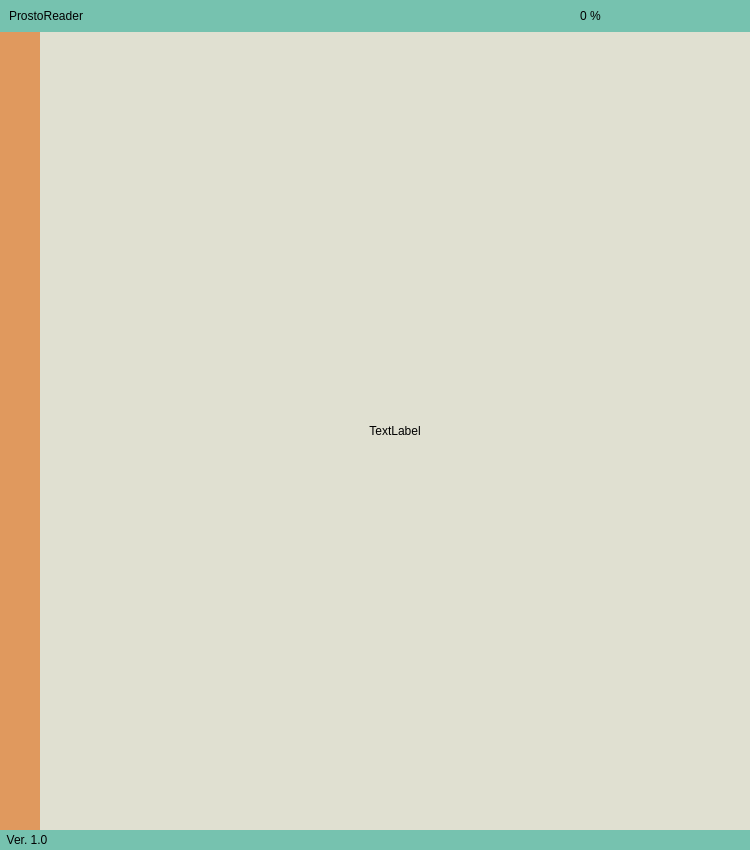
<?xml version="1.0" encoding="UTF-8"?>
<ui version="4.0">
 <class>MainWindow</class>
 <widget class="QMainWindow" name="MainWindow">
  <property name="geometry">
   <rect>
    <x>0</x>
    <y>0</y>
    <width>750</width>
    <height>850</height>
   </rect>
  </property>
  <property name="sizePolicy">
   <sizepolicy hsizetype="Preferred" vsizetype="Preferred">
    <horstretch>0</horstretch>
    <verstretch>0</verstretch>
   </sizepolicy>
  </property>
  <property name="minimumSize">
   <size>
    <width>750</width>
    <height>850</height>
   </size>
  </property>
  <property name="windowTitle">
   <string>ProstoReader</string>
  </property>
  <property name="styleSheet">
   <string notr="true"/>
  </property>
  <property name="toolButtonStyle">
   <enum>Qt::ToolButtonIconOnly</enum>
  </property>
  <property name="tabShape">
   <enum>QTabWidget::Rounded</enum>
  </property>
  <widget class="QWidget" name="mainWidget">
   <property name="styleSheet">
    <string notr="true"/>
   </property>
   <layout class="QVBoxLayout" name="verticalLayout">
    <property name="spacing">
     <number>0</number>
    </property>
    <property name="leftMargin">
     <number>0</number>
    </property>
    <property name="topMargin">
     <number>0</number>
    </property>
    <property name="rightMargin">
     <number>0</number>
    </property>
    <property name="bottomMargin">
     <number>0</number>
    </property>
    <item>
     <widget class="QFrame" name="freMainHeader">
      <property name="sizePolicy">
       <sizepolicy hsizetype="Preferred" vsizetype="Preferred">
        <horstretch>0</horstretch>
        <verstretch>0</verstretch>
       </sizepolicy>
      </property>
      <property name="mouseTracking">
       <bool>true</bool>
      </property>
      <property name="focusPolicy">
       <enum>Qt::NoFocus</enum>
      </property>
      <property name="styleSheet">
       <string notr="true">background-color: rgb(118, 194, 175);</string>
      </property>
      <layout class="QHBoxLayout" name="horizontalLayout">
       <property name="spacing">
        <number>0</number>
       </property>
       <property name="leftMargin">
        <number>0</number>
       </property>
       <property name="topMargin">
        <number>0</number>
       </property>
       <property name="rightMargin">
        <number>0</number>
       </property>
       <property name="bottomMargin">
        <number>0</number>
       </property>
       <item alignment="Qt::AlignLeft|Qt::AlignTop">
        <widget class="QFrame" name="freLHeader">
         <property name="styleSheet">
          <string notr="true"/>
         </property>
         <property name="frameShape">
          <enum>QFrame::NoFrame</enum>
         </property>
         <property name="frameShadow">
          <enum>QFrame::Raised</enum>
         </property>
         <layout class="QHBoxLayout" name="horizontalLayout_2" stretch="0">
          <property name="spacing">
           <number>0</number>
          </property>
          <property name="leftMargin">
           <number>9</number>
          </property>
          <property name="topMargin">
           <number>9</number>
          </property>
          <property name="rightMargin">
           <number>0</number>
          </property>
          <property name="bottomMargin">
           <number>9</number>
          </property>
          <item>
           <widget class="QLabel" name="lblTitle">
            <property name="font">
             <font>
              <weight>50</weight>
              <bold>false</bold>
              <strikeout>false</strikeout>
              <kerning>true</kerning>
             </font>
            </property>
            <property name="text">
             <string>ProstoReader</string>
            </property>
            <property name="alignment">
             <set>Qt::AlignCenter</set>
            </property>
           </widget>
          </item>
         </layout>
        </widget>
       </item>
       <item alignment="Qt::AlignRight|Qt::AlignVCenter">
        <widget class="QFrame" name="freRHeader">
         <property name="styleSheet">
          <string notr="true"/>
         </property>
         <property name="frameShape">
          <enum>QFrame::NoFrame</enum>
         </property>
         <property name="frameShadow">
          <enum>QFrame::Raised</enum>
         </property>
         <layout class="QHBoxLayout" name="horizontalLayout_3">
          <property name="spacing">
           <number>5</number>
          </property>
          <property name="leftMargin">
           <number>0</number>
          </property>
          <property name="topMargin">
           <number>0</number>
          </property>
          <property name="rightMargin">
           <number>10</number>
          </property>
          <property name="bottomMargin">
           <number>0</number>
          </property>
          <item>
           <widget class="QSpinBox" name="spbSizePage">
            <property name="inputMethodHints">
             <set>Qt::ImhDigitsOnly</set>
            </property>
            <property name="frame">
             <bool>false</bool>
            </property>
            <property name="alignment">
             <set>Qt::AlignRight|Qt::AlignTrailing|Qt::AlignVCenter</set>
            </property>
            <property name="buttonSymbols">
             <enum>QAbstractSpinBox::NoButtons</enum>
            </property>
            <property name="suffix">
             <string> %</string>
            </property>
           </widget>
          </item>
          <item>
           <widget class="QPushButton" name="btnMinimaze">
            <property name="text">
             <string/>
            </property>
            <property name="icon">
             <iconset>
              <normaloff>Icons/icons8-свернуть-64 (1).png</normaloff>Icons/icons8-свернуть-64 (1).png</iconset>
            </property>
            <property name="iconSize">
             <size>
              <width>24</width>
              <height>24</height>
             </size>
            </property>
            <property name="flat">
             <bool>true</bool>
            </property>
           </widget>
          </item>
          <item>
           <widget class="QPushButton" name="btnRestore">
            <property name="text">
             <string/>
            </property>
            <property name="icon">
             <iconset>
              <normaloff>Icons/maximize.png</normaloff>Icons/maximize.png</iconset>
            </property>
            <property name="iconSize">
             <size>
              <width>24</width>
              <height>24</height>
             </size>
            </property>
            <property name="flat">
             <bool>true</bool>
            </property>
           </widget>
          </item>
          <item>
           <widget class="QPushButton" name="btnClose">
            <property name="mouseTracking">
             <bool>false</bool>
            </property>
            <property name="styleSheet">
             <string notr="true"/>
            </property>
            <property name="text">
             <string/>
            </property>
            <property name="icon">
             <iconset>
              <normaloff>Icons/icons8-закрыть-окно-64.png</normaloff>Icons/icons8-закрыть-окно-64.png</iconset>
            </property>
            <property name="iconSize">
             <size>
              <width>24</width>
              <height>24</height>
             </size>
            </property>
            <property name="flat">
             <bool>true</bool>
            </property>
           </widget>
          </item>
         </layout>
        </widget>
       </item>
      </layout>
     </widget>
    </item>
    <item>
     <widget class="QFrame" name="freMainWorkspace">
      <property name="sizePolicy">
       <sizepolicy hsizetype="Preferred" vsizetype="Expanding">
        <horstretch>0</horstretch>
        <verstretch>0</verstretch>
       </sizepolicy>
      </property>
      <property name="styleSheet">
       <string notr="true"/>
      </property>
      <property name="frameShape">
       <enum>QFrame::NoFrame</enum>
      </property>
      <property name="frameShadow">
       <enum>QFrame::Raised</enum>
      </property>
      <layout class="QHBoxLayout" name="horizontalLayout_4">
       <property name="spacing">
        <number>0</number>
       </property>
       <property name="leftMargin">
        <number>0</number>
       </property>
       <property name="topMargin">
        <number>0</number>
       </property>
       <property name="rightMargin">
        <number>0</number>
       </property>
       <property name="bottomMargin">
        <number>0</number>
       </property>
       <item alignment="Qt::AlignLeft">
        <widget class="QFrame" name="freMainTaskbar">
         <property name="sizePolicy">
          <sizepolicy hsizetype="Preferred" vsizetype="Expanding">
           <horstretch>0</horstretch>
           <verstretch>0</verstretch>
          </sizepolicy>
         </property>
         <property name="styleSheet">
          <string notr="true">background-color: rgb(224, 153, 94);</string>
         </property>
         <property name="frameShape">
          <enum>QFrame::NoFrame</enum>
         </property>
         <property name="frameShadow">
          <enum>QFrame::Raised</enum>
         </property>
         <layout class="QVBoxLayout" name="verticalLayout_3">
          <property name="spacing">
           <number>0</number>
          </property>
          <property name="leftMargin">
           <number>0</number>
          </property>
          <property name="topMargin">
           <number>0</number>
          </property>
          <property name="rightMargin">
           <number>0</number>
          </property>
          <property name="bottomMargin">
           <number>0</number>
          </property>
          <item alignment="Qt::AlignLeft|Qt::AlignTop">
           <widget class="QFrame" name="freTopTaskBar">
            <property name="enabled">
             <bool>true</bool>
            </property>
            <property name="sizePolicy">
             <sizepolicy hsizetype="Preferred" vsizetype="Preferred">
              <horstretch>0</horstretch>
              <verstretch>0</verstretch>
             </sizepolicy>
            </property>
            <property name="styleSheet">
             <string notr="true"/>
            </property>
            <property name="frameShape">
             <enum>QFrame::NoFrame</enum>
            </property>
            <property name="frameShadow">
             <enum>QFrame::Raised</enum>
            </property>
            <layout class="QVBoxLayout" name="verticalLayout_4">
             <property name="spacing">
              <number>0</number>
             </property>
             <property name="sizeConstraint">
              <enum>QLayout::SetDefaultConstraint</enum>
             </property>
             <property name="leftMargin">
              <number>0</number>
             </property>
             <property name="topMargin">
              <number>0</number>
             </property>
             <property name="rightMargin">
              <number>0</number>
             </property>
             <property name="bottomMargin">
              <number>0</number>
             </property>
             <item>
              <widget class="QPushButton" name="btnFolder">
               <property name="toolTip">
                <string>Folder</string>
               </property>
               <property name="text">
                <string/>
               </property>
               <property name="icon">
                <iconset>
                 <normaloff>Icons/folder.png</normaloff>Icons/folder.png</iconset>
               </property>
               <property name="iconSize">
                <size>
                 <width>32</width>
                 <height>32</height>
                </size>
               </property>
               <property name="flat">
                <bool>true</bool>
               </property>
              </widget>
             </item>
             <item>
              <widget class="QPushButton" name="btnBook">
               <property name="toolTip">
                <string>Read</string>
               </property>
               <property name="text">
                <string/>
               </property>
               <property name="icon">
                <iconset>
                 <normaloff>Icons/booklet.png</normaloff>Icons/booklet.png</iconset>
               </property>
               <property name="iconSize">
                <size>
                 <width>32</width>
                 <height>32</height>
                </size>
               </property>
               <property name="flat">
                <bool>true</bool>
               </property>
              </widget>
             </item>
             <item alignment="Qt::AlignLeft|Qt::AlignTop">
              <widget class="QPushButton" name="btnDounload">
               <property name="toolTip">
                <string>Download</string>
               </property>
               <property name="text">
                <string/>
               </property>
               <property name="icon">
                <iconset>
                 <selectedon>Icons/download.png</selectedon>
                </iconset>
               </property>
               <property name="iconSize">
                <size>
                 <width>32</width>
                 <height>32</height>
                </size>
               </property>
               <property name="flat">
                <bool>true</bool>
               </property>
              </widget>
             </item>
             <item>
              <widget class="QPushButton" name="btnTelegram">
               <property name="toolTip">
                <string>Telegramm</string>
               </property>
               <property name="text">
                <string/>
               </property>
               <property name="icon">
                <iconset>
                 <normaloff>Icons/telegram-64x64.png</normaloff>Icons/telegram-64x64.png</iconset>
               </property>
               <property name="iconSize">
                <size>
                 <width>32</width>
                 <height>32</height>
                </size>
               </property>
               <property name="flat">
                <bool>true</bool>
               </property>
              </widget>
             </item>
             <item alignment="Qt::AlignLeft|Qt::AlignTop">
              <widget class="QPushButton" name="btnContrast">
               <property name="toolTip">
                <string>Contrast</string>
               </property>
               <property name="text">
                <string/>
               </property>
               <property name="icon">
                <iconset>
                 <normaloff>Icons/contrast.png</normaloff>Icons/contrast.png</iconset>
               </property>
               <property name="iconSize">
                <size>
                 <width>32</width>
                 <height>32</height>
                </size>
               </property>
               <property name="checkable">
                <bool>false</bool>
               </property>
               <property name="flat">
                <bool>true</bool>
               </property>
              </widget>
             </item>
             <item alignment="Qt::AlignLeft|Qt::AlignTop">
              <widget class="QPushButton" name="btnSearch">
               <property name="toolTip">
                <string>Search</string>
               </property>
               <property name="text">
                <string/>
               </property>
               <property name="icon">
                <iconset>
                 <selectedon>Icons/magnifyingglass.png</selectedon>
                </iconset>
               </property>
               <property name="iconSize">
                <size>
                 <width>32</width>
                 <height>32</height>
                </size>
               </property>
               <property name="flat">
                <bool>true</bool>
               </property>
              </widget>
             </item>
            </layout>
           </widget>
          </item>
          <item alignment="Qt::AlignBottom">
           <widget class="QFrame" name="freBottomTaskBar">
            <property name="frameShape">
             <enum>QFrame::NoFrame</enum>
            </property>
            <property name="frameShadow">
             <enum>QFrame::Raised</enum>
            </property>
            <layout class="QVBoxLayout" name="verticalLayout_5">
             <property name="spacing">
              <number>0</number>
             </property>
             <property name="leftMargin">
              <number>0</number>
             </property>
             <property name="topMargin">
              <number>0</number>
             </property>
             <property name="rightMargin">
              <number>0</number>
             </property>
             <property name="bottomMargin">
              <number>5</number>
             </property>
             <item alignment="Qt::AlignBottom">
              <widget class="QPushButton" name="btnProfile">
               <property name="toolTip">
                <string>Login</string>
               </property>
               <property name="text">
                <string/>
               </property>
               <property name="icon">
                <iconset>
                 <normaloff>Icons/profle.png</normaloff>Icons/profle.png</iconset>
               </property>
               <property name="iconSize">
                <size>
                 <width>32</width>
                 <height>32</height>
                </size>
               </property>
               <property name="flat">
                <bool>true</bool>
               </property>
              </widget>
             </item>
             <item alignment="Qt::AlignBottom">
              <widget class="QPushButton" name="btnInformation">
               <property name="toolTip">
                <string>Information</string>
               </property>
               <property name="text">
                <string/>
               </property>
               <property name="icon">
                <iconset>
                 <normaloff>Icons/eye.png</normaloff>Icons/eye.png</iconset>
               </property>
               <property name="iconSize">
                <size>
                 <width>32</width>
                 <height>32</height>
                </size>
               </property>
               <property name="flat">
                <bool>true</bool>
               </property>
              </widget>
             </item>
            </layout>
           </widget>
          </item>
         </layout>
        </widget>
       </item>
       <item>
        <widget class="QFrame" name="freWorkspace">
         <property name="sizePolicy">
          <sizepolicy hsizetype="Expanding" vsizetype="Preferred">
           <horstretch>0</horstretch>
           <verstretch>0</verstretch>
          </sizepolicy>
         </property>
         <property name="font">
          <font>
           <pointsize>11</pointsize>
          </font>
         </property>
         <property name="styleSheet">
          <string notr="true">border-bottom-color: rgb(118, 194, 175);</string>
         </property>
         <property name="frameShape">
          <enum>QFrame::NoFrame</enum>
         </property>
         <property name="frameShadow">
          <enum>QFrame::Raised</enum>
         </property>
         <layout class="QVBoxLayout" name="verticalLayout_2">
          <property name="spacing">
           <number>0</number>
          </property>
          <property name="leftMargin">
           <number>0</number>
          </property>
          <property name="topMargin">
           <number>0</number>
          </property>
          <property name="rightMargin">
           <number>0</number>
          </property>
          <property name="bottomMargin">
           <number>0</number>
          </property>
          <item>
           <widget class="QStackedWidget" name="stackedWidget">
            <property name="inputMethodHints">
             <set>Qt::ImhNone</set>
            </property>
            <property name="currentIndex">
             <number>2</number>
            </property>
            <widget class="QWidget" name="pageTelegram">
             <property name="styleSheet">
              <string notr="true"/>
             </property>
            </widget>
            <widget class="QWidget" name="pageDownload">
             <property name="cursor">
              <cursorShape>ArrowCursor</cursorShape>
             </property>
             <property name="mouseTracking">
              <bool>false</bool>
             </property>
             <property name="focusPolicy">
              <enum>Qt::NoFocus</enum>
             </property>
            </widget>
            <widget class="QWidget" name="pageRead">
             <property name="styleSheet">
              <string notr="true">background-color: rgb(224, 224, 209);</string>
             </property>
             <layout class="QVBoxLayout" name="verticalLayout_6">
              <item>
               <widget class="QLabel" name="lblPage">
                <property name="text">
                 <string>TextLabel</string>
                </property>
                <property name="alignment">
                 <set>Qt::AlignCenter</set>
                </property>
               </widget>
              </item>
             </layout>
            </widget>
           </widget>
          </item>
         </layout>
        </widget>
       </item>
      </layout>
     </widget>
    </item>
    <item>
     <widget class="QFrame" name="freFooter">
      <property name="minimumSize">
       <size>
        <width>0</width>
        <height>20</height>
       </size>
      </property>
      <property name="styleSheet">
       <string notr="true">background-color: rgb(118, 194, 175);</string>
      </property>
      <property name="inputMethodHints">
       <set>Qt::ImhNone</set>
      </property>
      <property name="frameShape">
       <enum>QFrame::NoFrame</enum>
      </property>
      <property name="frameShadow">
       <enum>QFrame::Raised</enum>
      </property>
      <layout class="QHBoxLayout" name="horizontalLayout_5">
       <property name="spacing">
        <number>0</number>
       </property>
       <property name="leftMargin">
        <number>0</number>
       </property>
       <property name="topMargin">
        <number>0</number>
       </property>
       <property name="rightMargin">
        <number>0</number>
       </property>
       <property name="bottomMargin">
        <number>0</number>
       </property>
       <item>
        <widget class="QLabel" name="lblVersion">
         <property name="text">
          <string>  Ver. 1.0</string>
         </property>
         <property name="alignment">
          <set>Qt::AlignLeading|Qt::AlignLeft|Qt::AlignVCenter</set>
         </property>
        </widget>
       </item>
      </layout>
     </widget>
    </item>
   </layout>
   <zorder>freFooter</zorder>
   <zorder>freMainWorkspace</zorder>
   <zorder>freMainHeader</zorder>
  </widget>
 </widget>
 <resources/>
 <connections/>
</ui>
